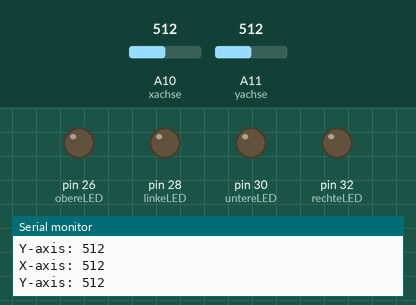
The sketch below on a simulated Arduino Mega 2560, built with avr-gcc and run on an emulated ATmega2560. Parts: output pins drawn as LEDs (lit = HIGH), the last lines printed to the serial monitor. The test bench sets the inputs (shaded band); at power-on: A10 (xachse) = 512, A11 (yachse) = 512.

Above: at 1.2 s.
1.3 s: A10 (xachse) set to 483
At 2.3 s:
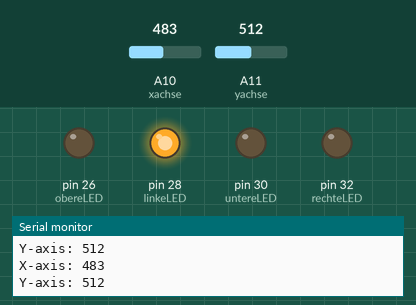
2.8 s: A11 (yachse) set to 534
At 4.0 s:
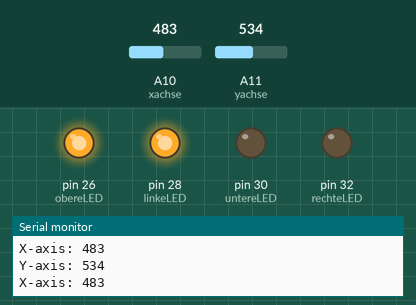
4.3 s: A10 (xachse) set to 1023
At 4.8 s:
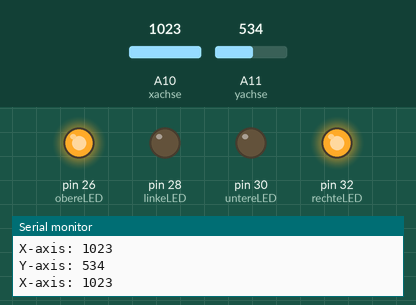
5.8 s: A11 (yachse) set to 511
At 6.4 s:
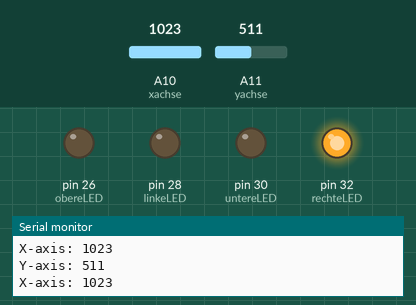
7.3 s: A11 (yachse) set to 0
At 8.1 s:
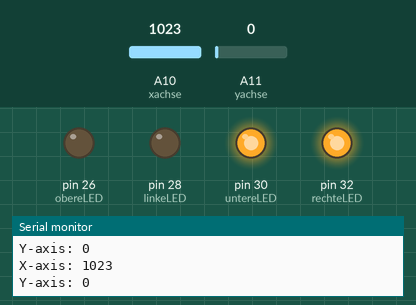
8.8 s: A10 (xachse) set to 0
At 9.5 s:
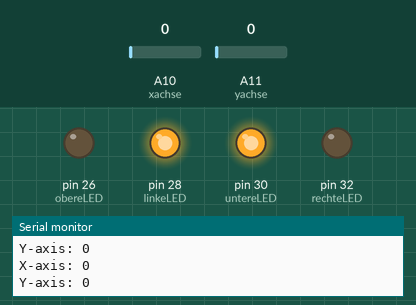
Timing chart, 0 to 11.3 s (numbered marks = the images above; inputs shaded):
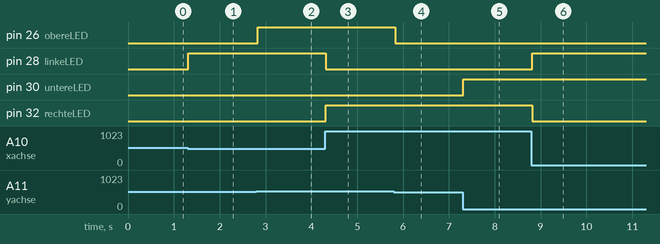

The sketch:

joystick.ino
```cpp
//LEDPins
int untereLED = 30;
int obereLED = 26;
int linkeLED = 28;
int rechteLED = 32;
//joystick pins
int yachse=A11;
int xachse=A10;
//werte
int iyachse=0;
int ixachse=0;
int toleranz = 10; //toleranz
int xmittelwert = 0;
int ymittelwert = 0;
void setup()
{
pinMode(untereLED, OUTPUT);
pinMode(obereLED, OUTPUT);
pinMode(linkeLED, OUTPUT);
pinMode(rechteLED, OUTPUT);
digitalWrite(untereLED, HIGH);
digitalWrite(obereLED, HIGH);
digitalWrite(linkeLED, HIGH);
digitalWrite(rechteLED, HIGH);
//mittelpunkt festlegen
xmittelwert = analogRead(xachse);
ymittelwert = analogRead(yachse);
Serial.begin(9600);
}
void loop()
{
  iyachse = analogRead(yachse);
  ixachse = analogRead(xachse);
  // oben  oder unten
  if(iyachse < ymittelwert - toleranz)
  {
    digitalWrite(untereLED, HIGH);
  }
  else
  {
    digitalWrite(untereLED, LOW);
  }
  if(iyachse > ymittelwert + toleranz)
  {
    digitalWrite(obereLED, HIGH);
  }
  else
  {
    digitalWrite(obereLED, LOW);
  }
  // links oder rechts
  if(ixachse < xmittelwert - toleranz)
  {
    digitalWrite(linkeLED, HIGH);
  }
  else
  {
    digitalWrite(linkeLED, LOW);
  }
  if(ixachse > xmittelwert + toleranz)
  {
    digitalWrite(rechteLED, HIGH);
  }
  else
  {
    digitalWrite(rechteLED, LOW);
  }
  Serial.print("X-axis: ");
  Serial.print(analogRead(xachse));
  Serial.print("\n");
  Serial.print("Y-axis: ");
  Serial.println(analogRead(yachse));
  Serial.print("\n\n");
}
```

Measured:
- the behaviour switches between 502 and 501 on A10 (xachse) (found by bisection; images 0 and 1)
- the behaviour switches between 522 and 523 on A11 (yachse) (found by bisection; images 1 and 2)
- after the input at 1.3 s, pin 28 (linkeLED): LOW → HIGH at once
- after the input at 2.8 s, pin 26 (obereLED): LOW → HIGH at once
- after the input at 4.3 s, pin 28 (linkeLED): HIGH → LOW at once; pin 32 (rechteLED): LOW → HIGH at once
- after the input at 5.8 s, pin 26 (obereLED): HIGH → LOW at once
- after the input at 7.3 s, pin 30 (untereLED): LOW → HIGH at once
- after the input at 8.8 s, pin 28 (linkeLED): LOW → HIGH at once; pin 32 (rechteLED): HIGH → LOW at once
